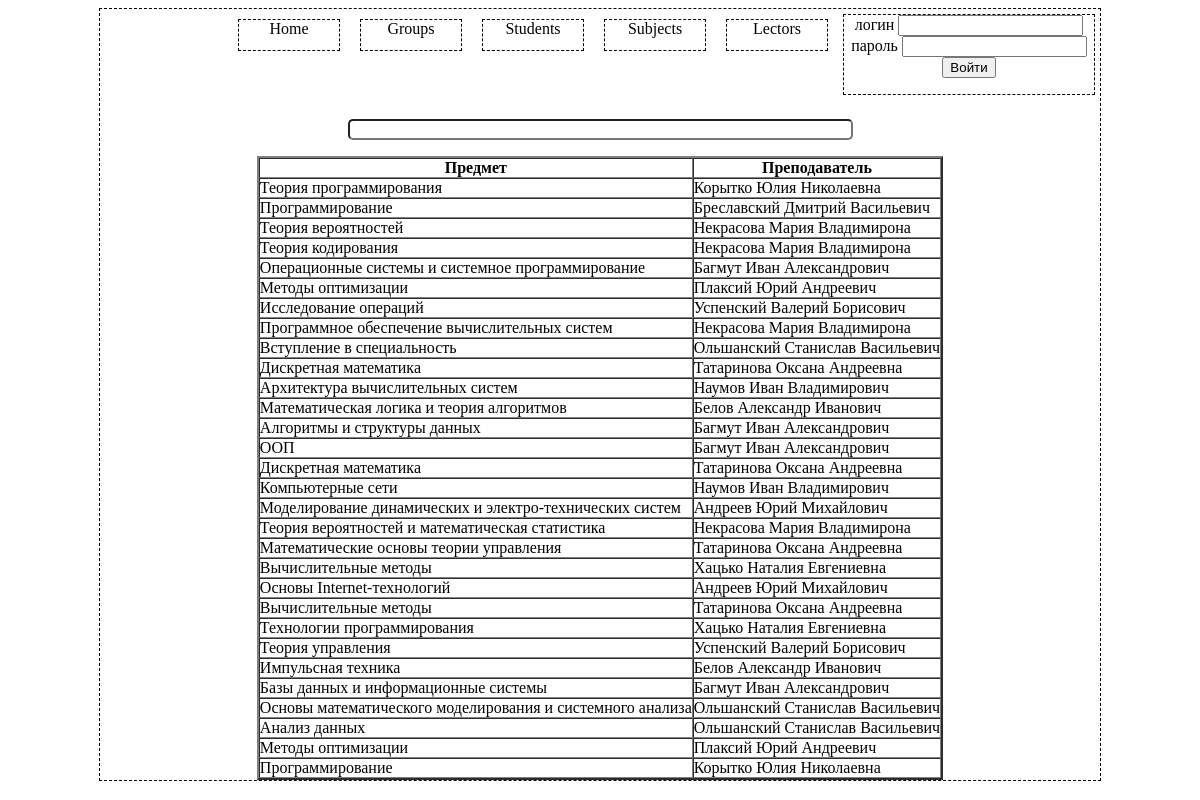
Page /IT_Project/list.php?info=subjects on the committed database.
### tables this page shows
CREATE TABLE IF NOT EXISTS `subjects` (
  `subject_id` int(10) NOT NULL AUTO_INCREMENT,
  `subject_title` text,
  `subject_credits` int(11) DEFAULT NULL,
  `lector_id` int(10) DEFAULT NULL,
  PRIMARY KEY (`subject_id`),
  KEY `subjects_fk1` (`lector_id`)
);

CREATE TABLE IF NOT EXISTS `lectors` (
  `lector_id` int(10) NOT NULL AUTO_INCREMENT,
  `lector_name` text,
  `lector_position` text,
  `lector_email` text,
  `lector_login` tinytext,
  `lector_password` tinytext,
  `role` int(11) DEFAULT NULL,
  PRIMARY KEY (`lector_id`)
);

### IT_Project/subjects.php (the view, shortened to what this page needs)
<?
	$query="Select * from subjects";
    $result=mysql_query($query);
	if ($_POST['login']==$_SESSION['login'] && $_SESSION['password']==$_POST['password']){
    echo"<table border=2 cellpadding=0 cellspacing=0>";
    echo"<TR><TH>Предмет</TH><TH>Преподаватель</TH></TR>";
    while($row=mysql_fetch_array($result))
    {
	$query2="select lector_name from lectors where lector_id=".$row['lector_id'];
	$resultlectors=mysql_query($query2);
	$rowlector=mysql_fetch_array($resultlectors);
	echo"<tr><td><a href=\"subjects_details.php?subjectId=".$row['subject_id']."\">".$row['subject_title']."</td><td>".$rowlector['lector_name']."</td></tr>";
    }
    echo"</table>";
	}
?>

### IT_Project/css/index.css (style rules this page uses)
a { margin-top:15px; text-decoration: none; color: #000; }

### rows in the picture
subjects: subject_title "Теория программирования", lector.lector_name "Корытко Юлия Николаевна"
subjects: subject_title "Программирование", lector.lector_name "Бреславский Дмитрий Васильевич"
subjects: subject_title "Теория вероятностей", lector.lector_name "Некрасова Мария Владимирона"
subjects: subject_title "Теория кодирования", lector.lector_name "Некрасова Мария Владимирона"
subjects: subject_title "Операционные системы и системное программирование", lector.lector_name "Багмут Иван Александрович"
subjects: subject_title "Методы оптимизации", lector.lector_name "Плаксий Юрий Андреевич"
subjects: subject_title "Исследование операций", lector.lector_name "Успенский Валерий Борисович"
subjects: subject_title "Программное обеспечение вычислительных систем", lector.lector_name "Некрасова Мария Владимирона"
subjects: subject_title "Вступление в специальность", lector.lector_name "Ольшанский Станислав Васильевич"
subjects: subject_title "Дискретная математика", lector.lector_name "Татаринова Оксана Андреевна"
subjects: subject_title "Архитектура вычислительных систем", lector.lector_name "Наумов Иван Владимирович"
subjects: subject_title "Математическая логика и теория алгоритмов", lector.lector_name "Белов Александр Иванович"
subjects: subject_title "Алгоритмы и структуры данных", lector.lector_name "Багмут Иван Александрович"
subjects: subject_title "ООП", lector.lector_name "Багмут Иван Александрович"
subjects: subject_title "Дискретная математика", lector.lector_name "Татаринова Оксана Андреевна"
subjects: subject_title "Компьютерные сети", lector.lector_name "Наумов Иван Владимирович"
subjects: subject_title "Моделирование динамических и электро-технических систем", lector.lector_name "Андреев Юрий Михайлович"
subjects: subject_title "Теория вероятностей и математическая статистика", lector.lector_name "Некрасова Мария Владимирона"
subjects: subject_title "Математические основы теории управления", lector.lector_name "Татаринова Оксана Андреевна"
subjects: subject_title "Вычислительные методы", lector.lector_name "Хацько Наталия Евгениевна"
subjects: subject_title "Основы Internet-технологий", lector.lector_name "Андреев Юрий Михайлович"
subjects: subject_title "Вычислительные методы", lector.lector_name "Татаринова Оксана Андреевна"
subjects: subject_title "Технологии программирования", lector.lector_name "Хацько Наталия Евгениевна"
subjects: subject_title "Теория управления", lector.lector_name "Успенский Валерий Борисович"
subjects: subject_title "Импульсная техника", lector.lector_name "Белов Александр Иванович"
subjects: subject_title "Базы данных и информационные системы", lector.lector_name "Багмут Иван Александрович"
subjects: subject_title "Основы математического моделирования и системного анализа", lector.lector_name "Ольшанский Станислав Васильевич"
subjects: subject_title "Анализ данных", lector.lector_name "Ольшанский Станислав Васильевич"
subjects: subject_title "Методы оптимизации", lector.lector_name "Плаксий Юрий Андреевич"
subjects: subject_title "Программирование", lector.lector_name "Корытко Юлия Николаевна"
